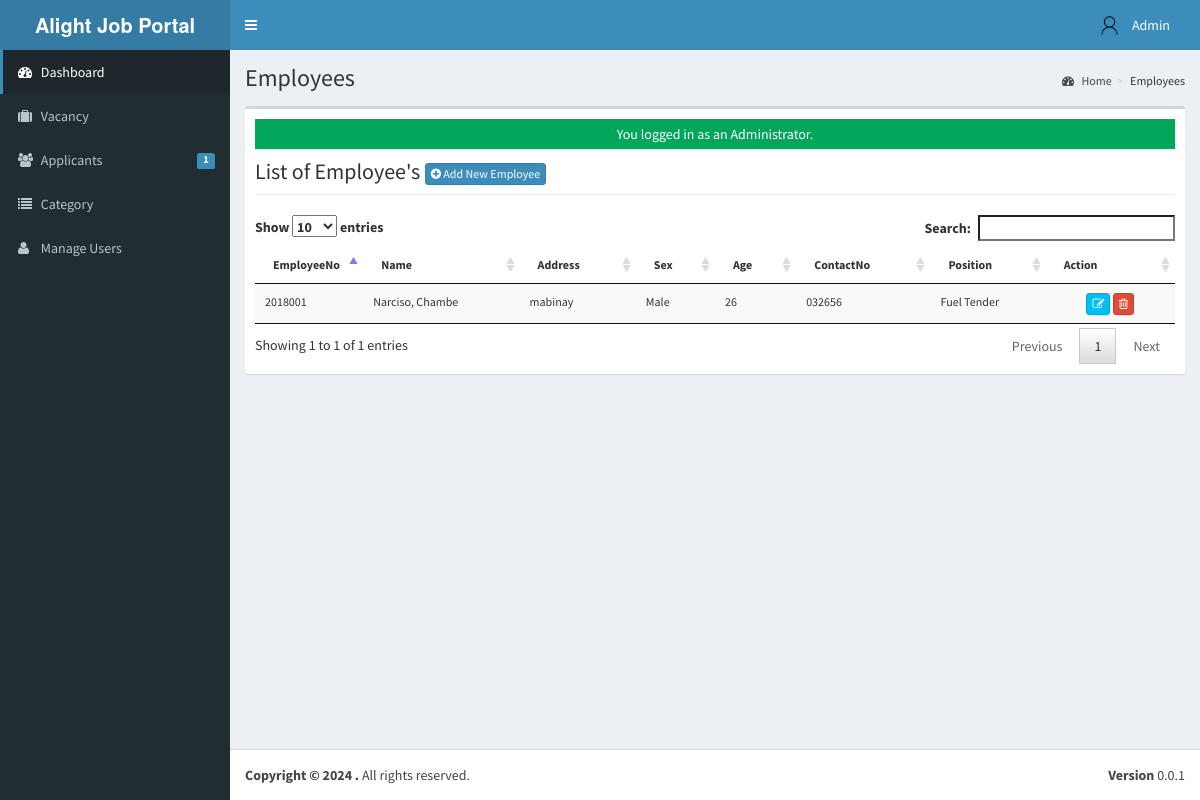
/admin/employee/index.php (signed in), run on an earlier commit of the app's database.
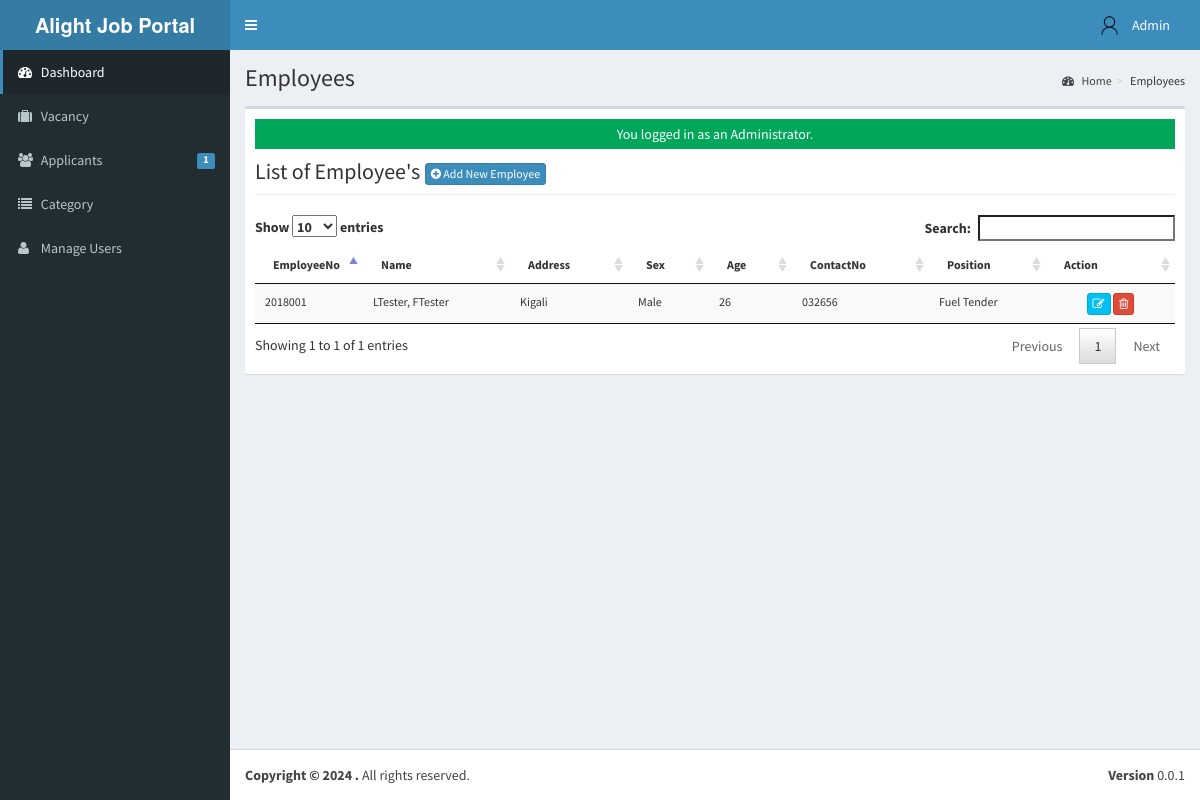
And on a later commit of the database.
### tables this page shows
CREATE TABLE `tblemployees` (
  `INCID` int(11) NOT NULL,
  `EMPLOYEEID` varchar(30) NOT NULL,
  `FNAME` varchar(50) NOT NULL,
  `LNAME` varchar(50) NOT NULL,
  `MNAME` varchar(50) NOT NULL,
  `ADDRESS` varchar(90) NOT NULL,
  `BIRTHDATE` date NOT NULL,
  `BIRTHPLACE` varchar(90) NOT NULL,
  `AGE` int(11) NOT NULL,
  `SEX` varchar(30) NOT NULL,
  `CIVILSTATUS` varchar(30) NOT NULL,
  `TELNO` varchar(40) NOT NULL,
  `EMP_EMAILADDRESS` varchar(90) NOT NULL,
  `CELLNO` varchar(30) NOT NULL,
  `POSITION` varchar(50) NOT NULL,
  `WORKSTATS` varchar(90) NOT NULL,
  `EMPPHOTO` varchar(255) NOT NULL,
  `EMPUSERNAME` varchar(90) NOT NULL,
  `EMPPASSWORD` varchar(125) NOT NULL,
  `DATEHIRED` date NOT NULL,
  `COMPANYID` int(11) NOT NULL
);

### admin/employee/index.php (called while the page is built, shortened)
<?php
require_once ("../theme/templates.php");
?>

### include/database.php (called while the page is built, shortened)
<?php
class Database {
	var $query = '';
	public $conn;
	public function open_connection() {
		try {
		$this->conn = new PDO("mysql:host=".server.";dbname=".database_name. "", user,pass);
		$this->conn->setAttribute(PDO::ATTR_ERRMODE, PDO::ERRMODE_EXCEPTION);
		}catch(PDOException $e){
			echo "Problem in database connection! Contact administrator!". $e->getMessage();
		}
	}
	function setQuery($sql='') {
		try {
		   $this->sql_string=$sql;
			$this->query = $this->conn->prepare($this->sql_string);
			$this->query->execute();
		  } catch (PDOException $e) {
		    echo "Failed to get query handle: " . $e->getMessage() . "\n";
		    exit;
		  }
	}
	function loadResultList() {
		$results = $this->query->fetchAll(PDO::FETCH_OBJ);
		return $results;
	}
}
$mydb = new Database();
?>

### admin/employee/list.php (the view, shortened to what this page needs)
<div class="row">
   <div class="col-lg-12">
           <h1 class="page-header">List of Employee's  <a href="index.php?view=add" class="btn btn-primary btn-xs  ">  <i class="fa fa-plus-circle fw-fa"></i> Add New Employee</a>  </h1>
      		</div>
  		 </div>
					<form class="wow fadeInDownaction" action="controller.php?action=delete" Method="POST">
						<table id="dash-table" class="table table-striped  table-hover table-responsive" style="font-size:12px" cellspacing="0">
						  <thead>
						  	<tr>
						  		<th width="5%">EmployeeNo</th>
						  		 <th>Name</th>
						  		<th>Address</th>
						  		 <th>Sex</th>
						  		 <th>Age</th>
						  		 <th>ContactNo</th>
						  		 <th>Position</th>
						  	 	<th width="14%" >Action</th>
						  	</tr>
						  </thead>
						  <tbody>
						  	<?php
						  		$mydb->setQuery("SELECT *
													FROM   `tblemployees`");
						  		$cur = $mydb->loadResultList();
								foreach ($cur as $result) {
						  		echo '<tr>';
						  		echo '<td>' . $result->EMPLOYEEID.'</a></td>';
						  		echo '<td>'. $result->LNAME.', '. $result->FNAME.'</td>';
						  		echo '<td>'. $result->ADDRESS.'</td>';
						  		echo '<td>'. $result->SEX.'</td>';
						  		echo '<td>'. $result->AGE.'</td>';
						  		echo '<td>'. $result->TELNO.'</td>';
						  		echo '<td>'. $result->POSITION.'</td>';
				  				echo '<td align="center" >
				  		             <a title="Edit" href="index.php?view=edit&id='.$result->EMPLOYEEID.'"  class="btn btn-info btn-xs  ">
				  		             <span class="fa fa-edit fw-fa"></span></a>
				  		             <a title="Delete" href="controller.php?action=delete&id='.$result->EMPLOYEEID.'"  class="btn btn-danger btn-xs  ">
				  		             <span class="fa fa-trash-o fw-fa"></span></a>
				  					 </td>';
						  		echo '</tr>';
						  	}
						  	?>
						  </tbody>
						</table>
						</form>

What changed in the data, as far as the page shows it:
changed tblemployees "Male": LNAME "Narciso" → "LTester"; FNAME "Chambe" → "FTester"; ADDRESS "mabinay" → "Kigali"
